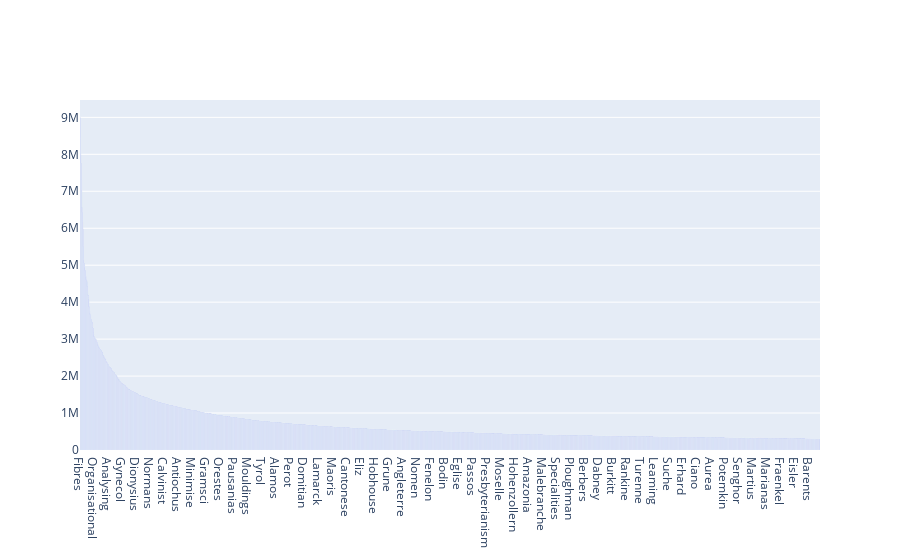

The notebook cell saved with this chart:
### Code cell
# sample = sub[["count", "words"]].sample(N, random_state=100).sort_values("count", ascending=False, )
sample = new.loc[(new.NER == False) & (new.words.str.istitle())].sort_values("count", ascending=False).nlargest(N, "count")
iplot([go.Bar(x=sample.words, y = sample["count"])])

### Figure 1 — Plotly figure (JSON) as saved in the notebook; plotly's stock layout.template omitted (floating-point values rounded to 4 significant figures; data arrays with more than 128 entries replaced by an {"elided": "..."} marker saying what was removed)
{"data": [{"type": "bar", "x": {"elided": "2797 str values"}, "y": {"elided": "2797 int values"}}], "layout": {}}
